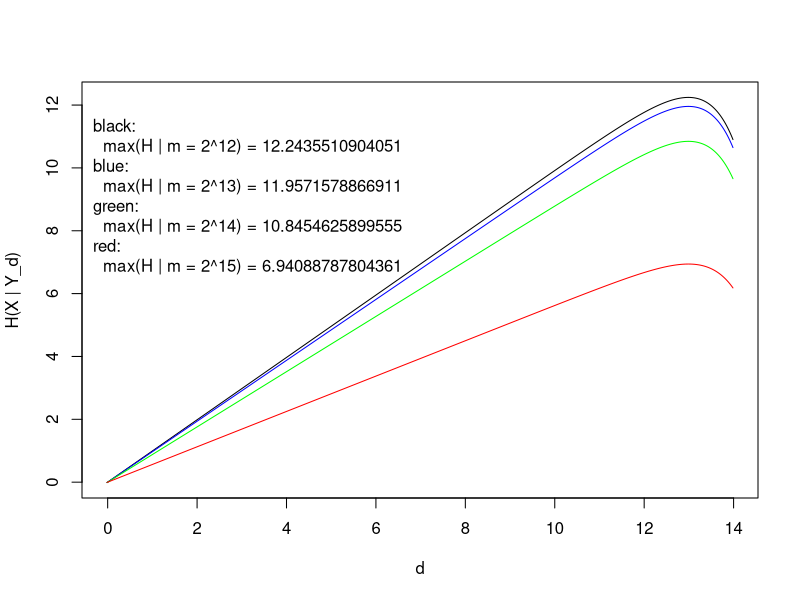

Here is the R script that generated this plot:
Pndb = function(D, d, m)
	return (1-m^2/(2^D-2^(d-1)+1));
Pmdb = function(D, d)
	return (1-(d*2^(2*d-2)+d*2^(d-1))/(2^D-1));
d_l = 0;
d_r = 14;
SEG = 1000;
d = c(0:SEG-1)/SEG*(d_r-d_l)+d_l;
D = 32;
Hb = function(D, d, m)
	return (Pndb(D, d, m)*Pmdb(D, d)*d*(1-m^2/(2^D-d*m+1)));
Hlm = function(lm)
	return (Hb(D, d, 2^lm));

y1 = Hlm(12);
y2 = Hlm(13);
y3 = Hlm(14);
y4 = Hlm(15);
	
legendStr = paste("black:\n  max(H | m = 2^12) =", as.character(max(y1)), 
		  "\nblue:\n  max(H | m = 2^13) =", as.character(max(y2)), 
		  "\ngreen:\n  max(H | m = 2^14) =", as.character(max(y3)), 
		  "\nred:\n  max(H | m = 2^15) =", as.character(max(y4)));
xlabStr = "d";
ylabStr = "H(X | Y_d)"	
	
plot(d, y1, type="l", xlab = xlabStr, ylab = ylabStr, col="black");
lines(d, y2, col="blue");
lines(d, y3, col="green");
lines(d, y4, col="red");
legend(-1, y = 14, legendStr, bty="n");
